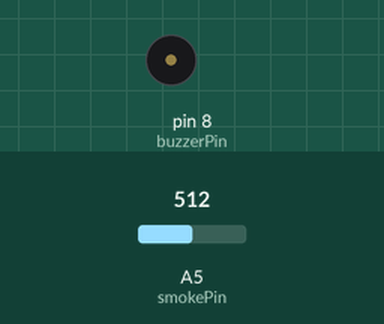
Simulated run of this sketch. Board: Arduino Uno, built with avr-gcc and run on an emulated ATmega328P. Parts: buzzer (waves = sounding). Inputs (shaded band) come from the test bench; at power-on: A5 (smokePin) = 512.

Above: at 5.87 s.
6.3 s: A5 (smokePin) set to 343
11.3 s: A5 (smokePin) set to 307
At 12.6 s:
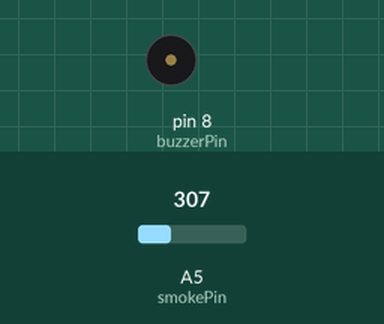
16.3 s: A5 (smokePin) set to 335
At 18.12 s:
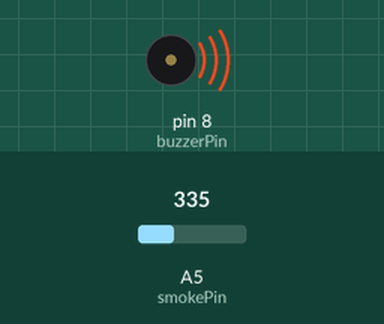
21.3 s: A5 (smokePin) set to 315
At 22.2 s:
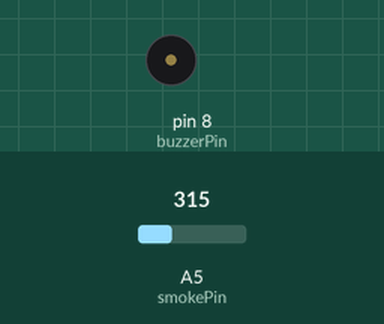
Timing chart, 0 to 24.3 s (numbered marks = the images above; inputs shaded):
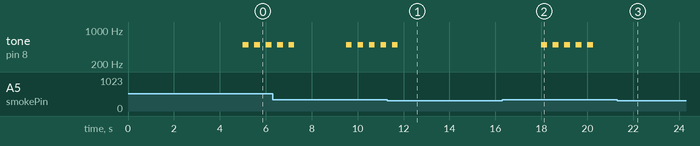

Measured:
- the behaviour switches between 326 and 325 on A5 (smokePin) (found by bisection; images 0 and 1)
- after the input at 11.3 s, tone on pin 8 (buzzerPin): goes on until 11.8 s, then stays silent
- after the input at 16.3 s, tone on pin 8 (buzzerPin): alternates 500 Hz for 0.25 s and silent for 0.25 s, 10 changes in all, then stays silent, starting after 1.7 s
- after the input at 21.3 s, tone on pin 8 (buzzerPin): stops changing and stays silent

The sketch:

Chapter5_S2.ino
```cpp
//**********************************************************/
// Step-1: CONFIGURE VARIABLES
//**********************************************************/
int smokePin = A5;          // Analog Pin number A5
                            // for connecting the smoke
                            // sensor.
int buzzerPin = 8;          // Digital Pin number 8
                            // for connecting the buzzer.

//**********************************************************/
// Step-2: INITIALIZE I/O PARAMETERS
//**********************************************************/
void setup()
{
  pinMode(smokePin, INPUT);   // Configure Analog Pin A5
                              // in input mode,
                              // for reading signals
                              // from the smoke sensor s
                              // Analog output pin.

  pinMode(buzzerPin, OUTPUT); // Configure Digital Pin 8
                              // for output mode,
                              // for sending signals
                              // to the buzzer.

  delay(5000);               // Wait for 5 seconds
                             // before sending any signals
                             // to the sensor.
                             // Although it is not required
                             // by the smoke sensor s
                             // datasheet;
                             // it is a good practice
                             // to let a sensor device
                             // stabilize
                             // for a few seconds before
                             // sending any signals to it.
}

//**********************************************************/
// Step-3: MAIN PROGRAM
//**********************************************************/
void loop()
{
  // Read the input at Arduino Uno s Analog Pin A5.
  // As soon as smoke is detected
  // the reading should be above 325
  if (analogRead(smokePin) > 325)
  {
    // Ring the buzzer 5 times at 30 second intervals.
    tone(buzzerPin, 500, 250);
    delay(500);
    tone(buzzerPin, 500, 250);
    delay(500);
    tone(buzzerPin, 500, 250);
    delay(500);
    tone(buzzerPin, 500, 250);
    delay(500);
    tone(buzzerPin, 500, 250);
    delay(500);
  }

  // Wait for 2 seconds and check again
  delay(2000);
}
```
